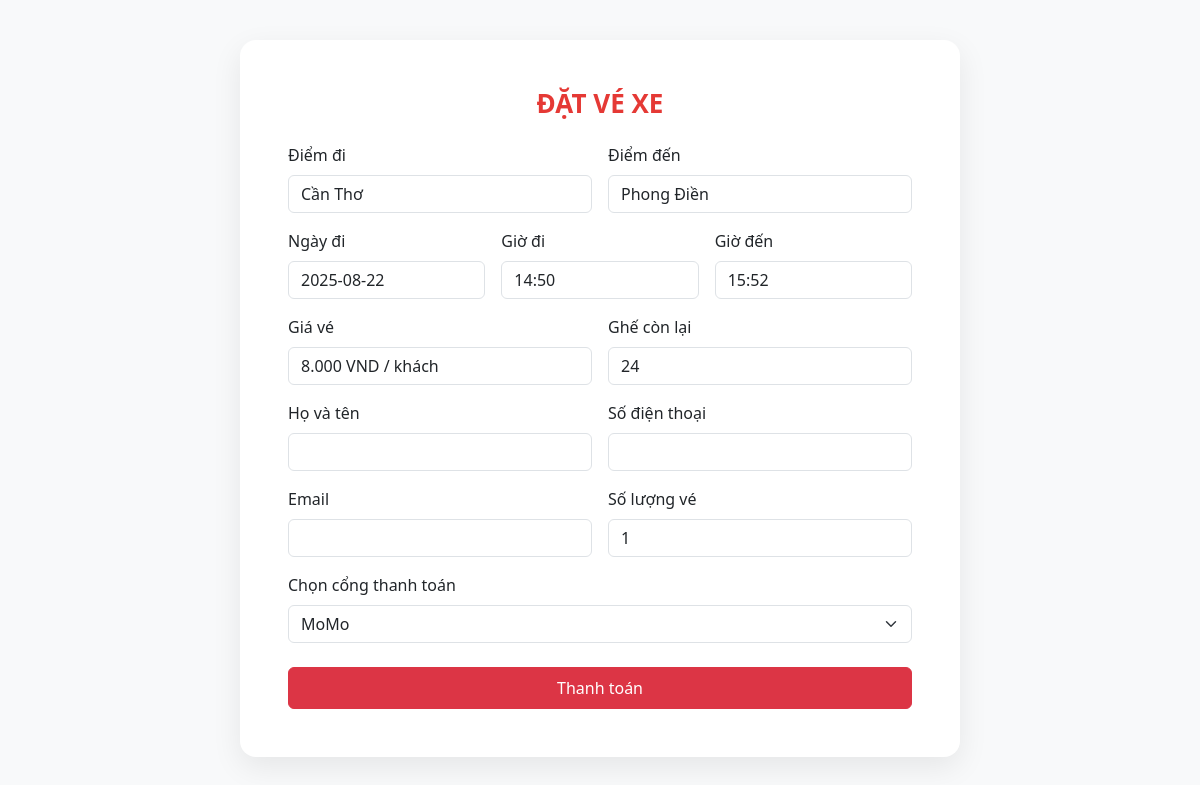
The app's page /datve.php?id_chuyen=78 with its own data.
### tables this page shows
CREATE TABLE chuyenxe (
        id INTEGER PRIMARY KEY AUTOINCREMENT,
        ten_nhaxe TEXT NOT NULL,
        loai_xe TEXT NOT NULL,
        diem_di TEXT NOT NULL,
        diem_den TEXT NOT NULL,
        ngay_di DATE NOT NULL,
        gio_di TIME NOT NULL,
        gio_den TIME NOT NULL,
        gia_ve INTEGER NOT NULL,
        so_ghe INTEGER NOT NULL,
        so_ghe_con INTEGER NOT NULL
    );

### datve.php (the view, shortened to what this page needs)
<?php
require_once __DIR__ . '/libs/db_chuyenxe.php';
$id_chuyen = isset($_GET['id_chuyen']) ? (int)$_GET['id_chuyen'] : 0;
$so_khach  = isset($_GET['so_khach']) ? (int)$_GET['so_khach'] : 1;
$stmt = $pdo->prepare('SELECT * FROM chuyenxe WHERE id = ?');
$stmt->execute([$id_chuyen]);
$cx = $stmt->fetch(PDO::FETCH_ASSOC);
$diem_di = htmlspecialchars($cx['diem_di']);
$diem_den= htmlspecialchars($cx['diem_den']);
$ngay_di = htmlspecialchars($cx['ngay_di']);
$gio_di  = htmlspecialchars($cx['gio_di']);
$gio_den = htmlspecialchars($cx['gio_den']);
$gia_ve  = (int)$cx['gia_ve'];
$gia_ve_fmt = number_format($gia_ve, 0, ',', '.');
$so_ghe_con = (int)$cx['so_ghe_con'];
?>
<!doctype html>
<html lang="vi">
<head>
  <link href="https://cdn.jsdelivr.net/npm/bootstrap@5.3.0/dist/css/bootstrap.min.css" rel="stylesheet">
</head>
<body>
<div class="wrap p-4 p-md-5">
  <h2 class="hd text-center mb-4">ĐẶT VÉ XE</h2>
  <div class="row g-3 mb-3">
    <div class="col-md-6"><label class="form-label">Điểm đi</label><input class="form-control" value="<?php echo $diem_di; ?>" readonly></div>
    <div class="col-md-6"><label class="form-label">Điểm đến</label><input class="form-control" value="<?php echo $diem_den; ?>" readonly></div>
    <div class="col-md-4"><label class="form-label">Ngày đi</label><input class="form-control" value="<?php echo $ngay_di; ?>" readonly></div>
    <div class="col-md-4"><label class="form-label">Giờ đi</label><input class="form-control" value="<?php echo $gio_di; ?>" readonly></div>
    <div class="col-md-4"><label class="form-label">Giờ đến</label><input class="form-control" value="<?php echo $gio_den; ?>" readonly></div>
    <div class="col-md-6"><label class="form-label">Giá vé</label><input class="form-control" value="<?php echo $gia_ve_fmt; ?> VND / khách" readonly></div>
    <div class="col-md-6"><label class="form-label">Ghế còn lại</label><input class="form-control" value="<?php echo $so_ghe_con; ?>" readonly></div>
  </div>
  <form action="libs/xuly_dat_ve.php" method="POST" class="row g-3">
    <div class="col-md-6">
      <label class="form-label">Họ và tên</label>
      <input type="text" name="ho_ten" class="form-control" required>
    </div>
    <div class="col-md-6">
      <label class="form-label">Số điện thoại</label>
      <input type="text" name="sdt" class="form-control" required>
    </div>
    <div class="col-md-6">
      <label class="form-label">Email</label>
      <input type="email" name="email" class="form-control">
    </div>
    <div class="col-md-6">
      <label class="form-label">Số lượng vé</label>
      <input type="number" name="so_luong" class="form-control" min="1" max="<?php echo max($so_ghe_con,1); ?>" value="<?php echo max($so_khach,1); ?>" required>
    </div>
    <div class="col-12">
      <label class="form-label">Chọn cổng thanh toán</label>
      <select name="gateway" class="form-select">
        <option value="momo">MoMo</option>
      </select>
    </div>
    <div class="col-12 d-grid pt-2">
      <button type="submit" class="btn btn-danger py-2">Thanh toán</button>
    </div>
  </form>
</div>
</body>
</html>

### datve.php (style rules this page uses)
body { background:#f8f9fa }
.wrap { max-width:720px;margin:40px auto;background:#fff;border-radius:16px;box-shadow:0 10px 30px rgba(0,0,0,.08) }
.wrap .hd { font-weight:700;font-size:26px;color:#e53935 }

### records on screen
chuyenxe: diem_di "Cần Thơ", diem_den "Phong Điền", ngay_di "2025-08-22", gio_di "14:50", gio_den "15:52", gia_ve "8.000 VND / khách", so_ghe_con "24"
